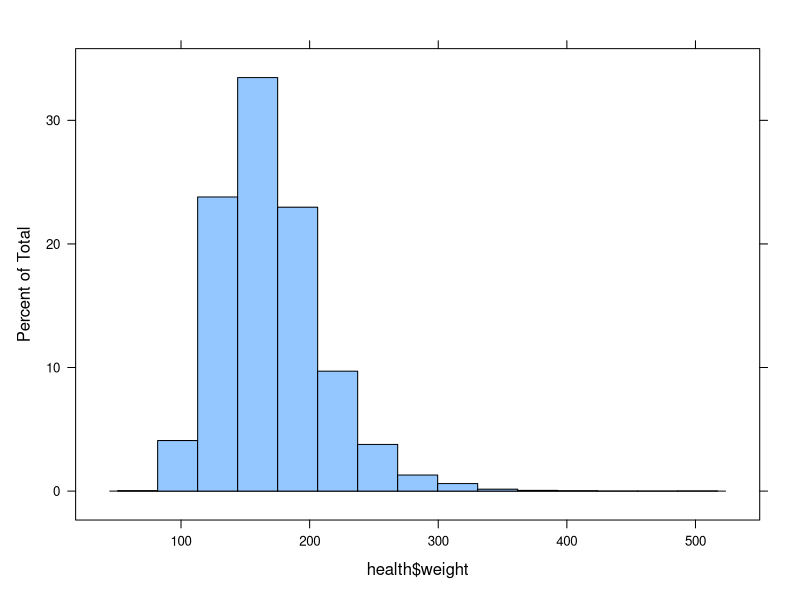
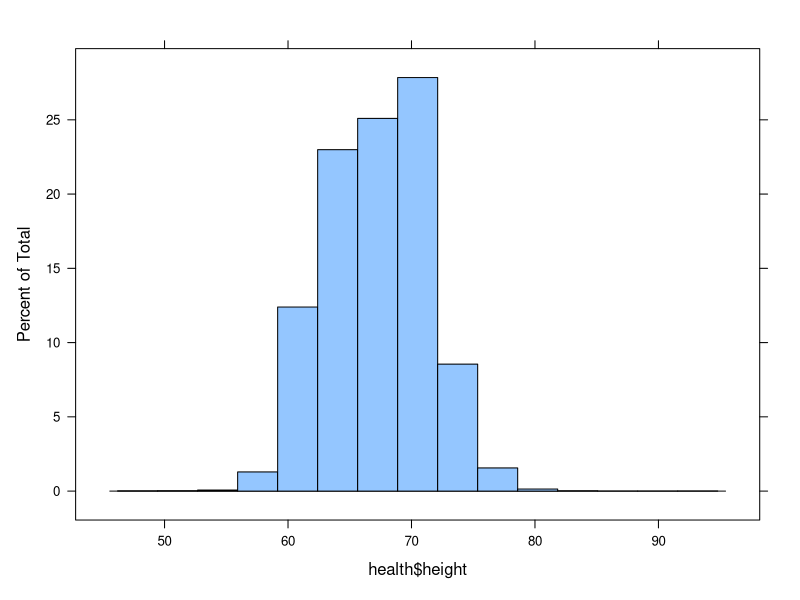
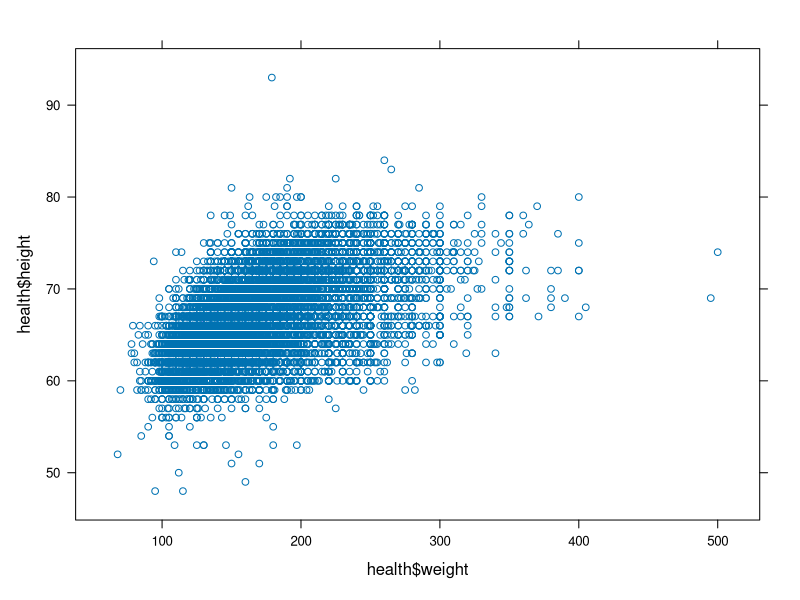
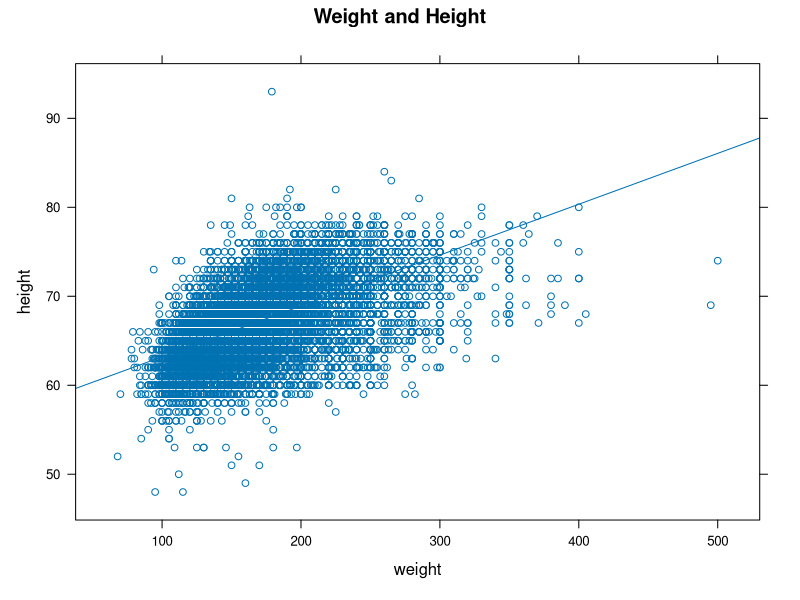

Source code (R) for these figures, in order: (Note: this script raises an error after producing the figures.)
## ---- chunk 1
#http://www.stat.ubc.ca/~jenny/STAT545A/block09_xyplotLattice.html
## ---- chunk 2
health <- read.csv("cdc.csv")
str(health)
## ---- chunk 3
library("lattice") # load lattice

histogram(~health$weight)
histogram(~health$height)
## ---- chunk 4
# Women and Men
xyplot(health$height ~ health$weight)

# Add a linear fit line
xyplot(height ~ weight, data = health, 
       main = "Weight and Height",
       type = c("p", "r"))

# Subset by groups (a factor)
xyplot(height ~ weight, data = health, 
       main = "Weight and Height", 
       type = c("p", "r"), 
       groups = factor(gender, labels = c("Women", "Men")))

# Add group labels
xyplot(height ~ weight, data = health, 
       main = "Weight and Height",
       type = c("p", "r"),
       groups = factor(gender, labels = c("Women", "Men")),
       auto.key = list(columns = 2))

# Subset by a continuous variable
xyplot(height ~ weight, data = health, 
       main = "Weight and Height",
       groups = age)

# Plot separate plots for each level of a factor
xyplot(height ~ weight | genhlth, data = health, 
       main = "Weight and Height", 
       type = c("p", "r"))
## ---- chunk 5
x <- var(health$weight)
y <- var(health$height)
## ---- chunk 6
xycov <- cov(health$weight, health$height)
## ---- chunk 7
rxy <- xycov / sqrt(x * y)
rxy # take a look at the correlation value

r <- cor(health$weight, health$height)
r # take a look at the correlation value

# test r against a null hypothesis value of 0
cor.test(health$weight, health$height)
## ---- chunk 8
failures <- c(5, 10, 3)
sleepless <- c(2, 3, 1)
failures; sleepless

df <- data.frame(failures, sleepless)
## ---- chunk 9
rsleep <- cor(df$failures, df$sleepless)
rsleep

# take a look at a scatterplot
xyplot(failures ~ sleepless, 
       data = df, 
       type = c("p", "r")) 

# test r against a null hypothesis value of 0
cor.test(df$failures, df$sleepless)
